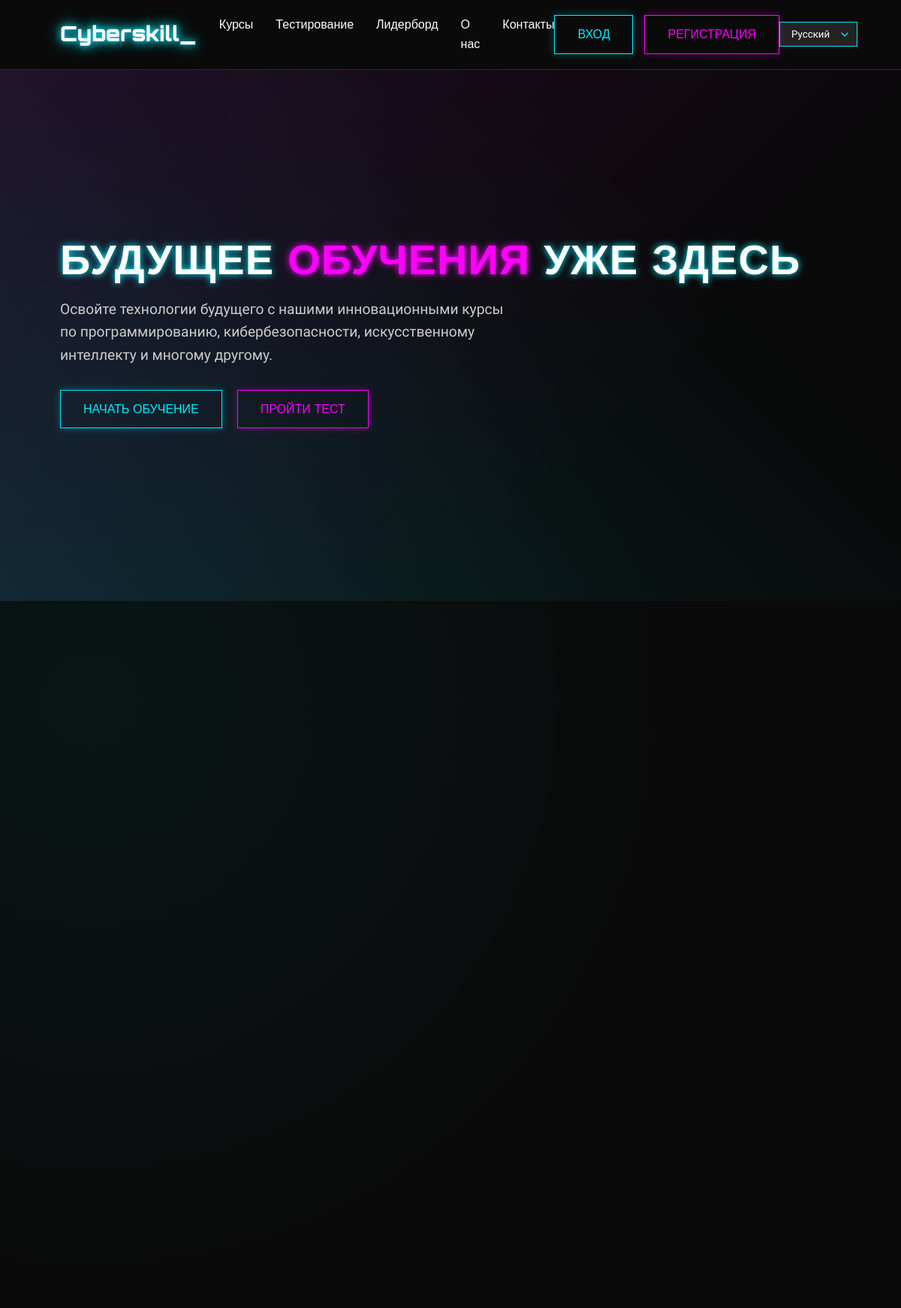
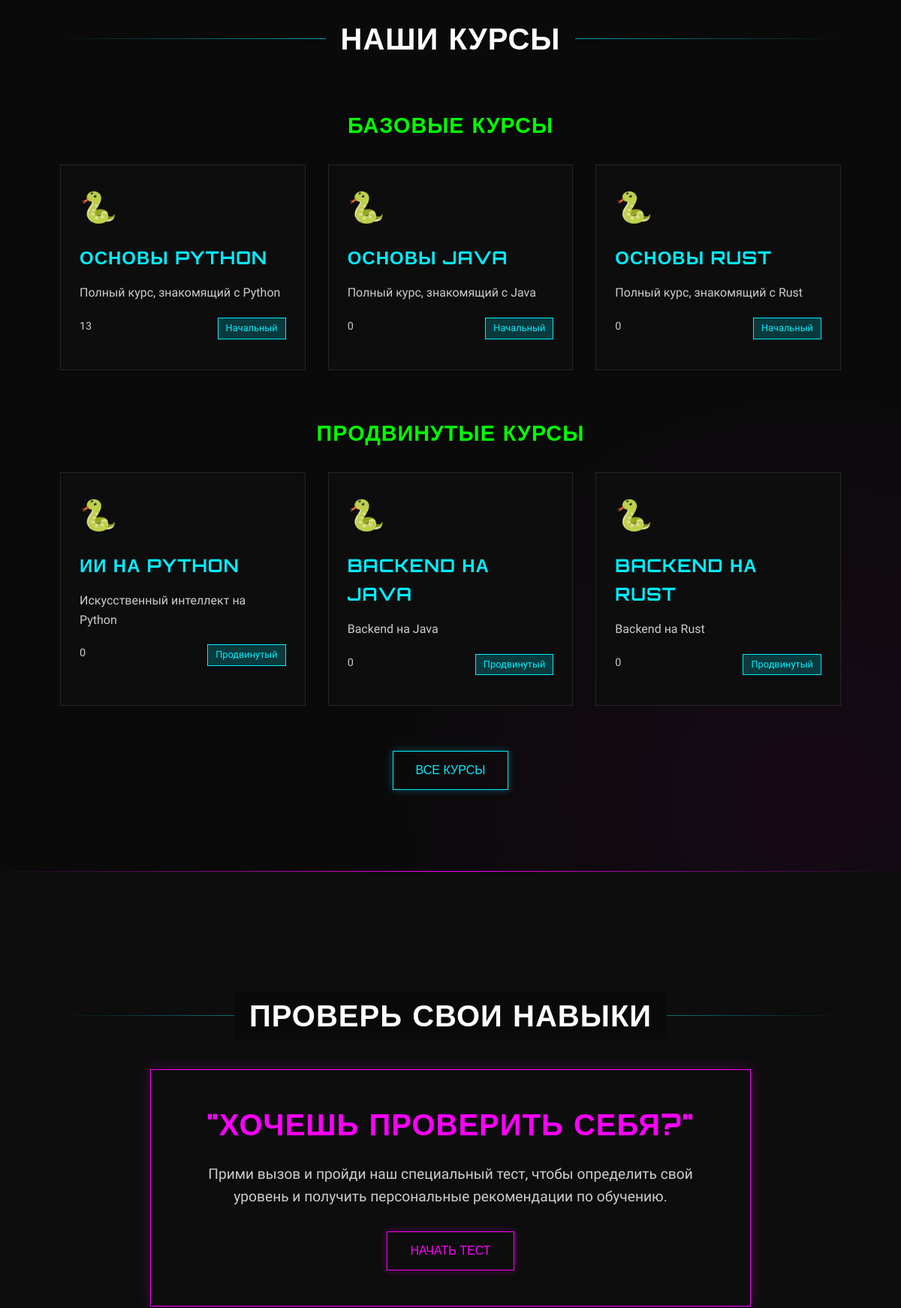
The page / (upper part) on the database its author committed (2 pictures, top to bottom).
### models.py (models this page shows, shortened)
class BaseModel(Base):
    __abstract__ = True
    __allow_unmapped__ = True
    id = Column(Integer, primary_key=True)

class Course(BaseModel):
    __tablename__ = "courses"
    name = Column(String)
    description = Column(String)
    price = Column(Float)
    course_lvl = Column(Enum(CourseLvl))
    users = relationship(User, secondary="student_course", back_populates="courses")
    topics = relationship("Topic")

### routers/base.py (the view)
@router.get("/", name="index")
def index_page(
    request: Request,
    leaders = Depends(get_leaderboard),
    db: Session = Depends(get_db)
):
    beginers_courses = db.query(Course).where(Course.course_lvl == CourseLvl.BEGGINER).limit(3)
    pro_courses = db.query(Course).where(Course.course_lvl == CourseLvl.PRO).limit(3)
    return templates.TemplateResponse(
        request=request,
        name="index.html",
        context={"request": request, "leaders": leaders, "beginners_courses" : beginers_courses, "pro_courses" : pro_courses})

### web/templates/index.html (shortened to what this page needs)
<!DOCTYPE html>
<html lang="ru">
<head>
    <link rel="stylesheet" href="{{ url_for('static', path='css/main.css') }}">
    <link rel="stylesheet" href="https://cdnjs.cloudflare.com/ajax/libs/animate.css/4.1.1/animate.min.css">
</head>
<body>
    <div class="matrix-rain" id="matrixRain"></div>
    <section class="hero">
        <div class="container">
            <div class="hero-content">
                <h1 class="animate__animated animate__fadeInDown">Будущее <span>обучения</span> уже здесь</h1>
                <p class="animate__animated animate__fadeIn animate__delay-1s">Освойте технологии будущего с нашими инновационными курсы по программированию, кибербезопасности, искусственному интеллекту и многому другому.</p>
                <div class="hero-buttons animate__animated animate__fadeInUp animate__delay-2s">
                    <a href="{{ url_for('courses') }}" class="btn">Начать обучение</a>
                    <a href="#test" class="btn btn-pink">Пройти тест</a>
                </div>
            </div>
        </div>
    </section>
    <section class="johnny-section" id="about">
        <div class="container johnny-container">
        </div>
    </section>
    <section class="courses" id="courses">
        <div class="container">
            <div class="section-title">
                <h2>Наши курсы</h2>
            </div>
            <h3 class="course-category">Базовые курсы</h3>
            <div class="courses-grid">
                {% for course in beginners_courses %}
                <div class="course-card animate-on-scroll" data-animation="fadeInUp">
                    <div class="course-icon">🐍</div>
                    <h3>{{ course.name }}</h3>
                    <p>{{ course.description }}</p>
                    <div class="course-meta">
                        <span>{{ course.topics | count }}</span>
                        <span class="course-level">{{ course.course_lvl.value }}</span>
                    </div>
                </div>
                {% endfor %}
            </div>
            <h3 class="course-category">Продвинутые курсы</h3>
            <div class="courses-grid">
                {% for course in pro_courses %}
                <div class="course-card animate-on-scroll" data-animation="fadeInUp">
                    <div class="course-icon">🐍</div>
                    <h3>{{ course.name }}</h3>
                    <p>{{ course.description }}</p>
                    <div class="course-meta">
                        <span>{{ course.topics | count }}</span>
                        <span class="course-level">{{ course.course_lvl.value }}</span>
                    </div>
                </div>
                {% endfor %}
            </div>
            <div style="text-align: center; margin-top: 40px;">
                <a href="{{ url_for('courses') }}" class="btn">Все курсы</a>
            </div>
        </div>
    </section>
    <section class="test-section" id="test">
        <div class="container">
            <div class="section-title">
                <h2>Проверь свои навыки</h2>
            </div>
            <div class="test-container animate-on-scroll" data-animation="zoomIn">
                <h2>"Хочешь проверить себя?"</h2>
                <p>Прими вызов и пройди наш специальный тест, чтобы определить свой уровень и получить персональные рекомендации по обучению.</p>
                <a href="{{ url_for('test') }}" class="btn btn-pink">Начать тест</a>
            </div>
        </div>
    </section>
</body>
</html>

### rows shown on the page
Course: name "ОСНОВЫ PYTHON", description "Полный курс, знакомящий с Python", topics|count "13", course_lvl.value "Начальный"
Course: name "ОСНОВЫ JAVA", description "Полный курс, знакомящий с Java", topics|count "0", course_lvl.value "Начальный"
Course: name "ОСНОВЫ RUST", description "Полный курс, знакомящий с Rust", topics|count "0", course_lvl.value "Начальный"
Course: name "ИИ НА PYTHON", description "Искусственный интеллект на Python", topics|count "0", course_lvl.value "Продвинутый"
Course: name "BACKEND НА JAVA", description "Backend на Java", topics|count "0", course_lvl.value "Продвинутый"
Course: name "BACKEND НА RUST", description "Backend на Rust", topics|count "0", course_lvl.value "Продвинутый"
